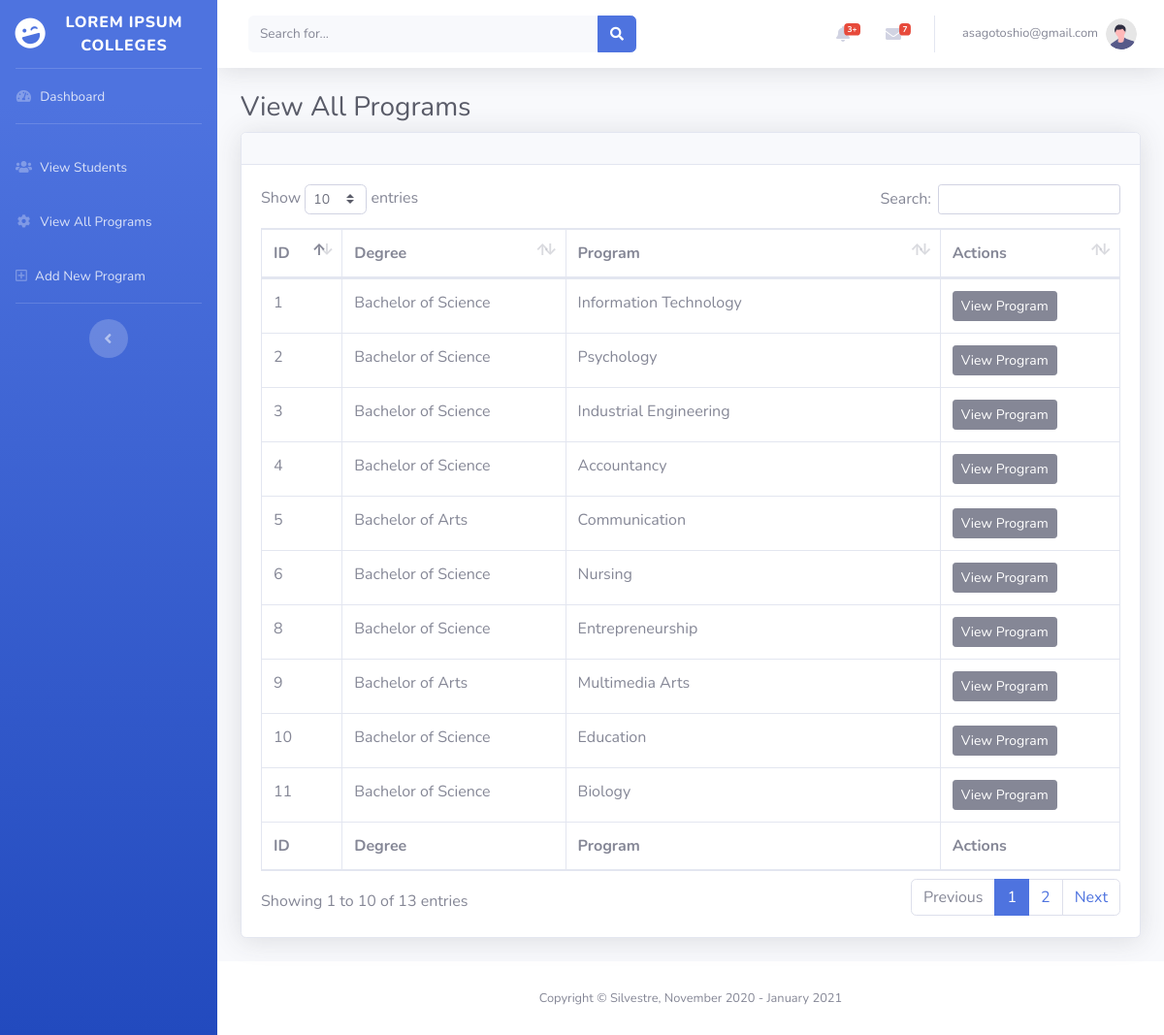
Page /admin/viewprograms.php (signed in) on the committed database.
### tables this page shows
CREATE TABLE `program` (
  `id` int(10) NOT NULL,
  `degree` varchar(100) NOT NULL,
  `coursename` varchar(100) NOT NULL,
  `subjectcode` varchar(10) NOT NULL,
  `subjectname` varchar(256) NOT NULL,
  `yearlevel` varchar(50) NOT NULL,
  `semester` varchar(50) NOT NULL
);

### admin/viewprograms.php (the view, shortened to what this page needs)
<!DOCTYPE html>
<html lang="en">
<?php
    include("connection.php");
?>
<head>
    <link href="vendor/fontawesome-free/css/all.min.css" rel="stylesheet" type="text/css">
    <link href="css/sb-admin-2.min.css" rel="stylesheet">
    <link href="vendor/datatables/dataTables.bootstrap4.min.css" rel="stylesheet">
</head>
<body id="page-top">
    <div id="wrapper">
        <ul class="navbar-nav bg-gradient-primary sidebar sidebar-dark accordion" id="accordionSidebar">
            <a class="sidebar-brand d-flex align-items-center justify-content-center" href="index.php">
                <div class="sidebar-brand-icon rotate-n-15">
                    <i class="fas fa-laugh-wink"></i>
                </div>
                <div class="sidebar-brand-text mx-3">Lorem Ipsum Colleges</div>
            </a>
            <hr class="sidebar-divider my-0">
            <li class="nav-item">
                <a class="nav-link" href="index.php">
                    <i class="fas fa-fw fa-tachometer-alt"></i>
                    <span>Dashboard</span></a>
            </li>
            <hr class="sidebar-divider">
            <li class="nav-item">
                <a class="nav-link collapsed" href="viewstudents.php" aria-expanded="true" aria-controls="collapseTwo">
                    <i class="fas fa-fw fa-users"></i>
                    <span>View Students</span>
                </a>
                <a class="nav-link collapsed" href="viewprograms.php" aria-expanded="true" aria-controls="collapseTwo">
                    <i class="fas fa-fw fa-cog"></i>
                    <span>View All Programs</span>
                </a>
                <a class="nav-link collapsed" href="addprogram.php" aria-expanded="true" aria-controls="collapseTwo">
                    <i class="far fa-plus-square"></i>
                    <span>Add New Program</span>
                </a>
            </li>
            <hr class="sidebar-divider d-none d-md-block">
            <div class="text-center d-none d-md-inline">
                <button class="rounded-circle border-0" id="sidebarToggle"></button>
            </div>
        </ul>
        <div id="content-wrapper" class="d-flex flex-column">
            <div id="content">
                <nav class="navbar navbar-expand navbar-light bg-white topbar mb-4 static-top shadow">
                    <form
                        class="d-none d-sm-inline-block form-inline mr-auto ml-md-3 my-2 my-md-0 mw-100 navbar-search">
                        <div class="input-group">
                            <input type="text" class="form-control bg-light border-0 small" placeholder="Search for..."
                                aria-label="Search" aria-describedby="basic-addon2">
                            <div class="input-group-append">
                                <button class="btn btn-primary" type="button">
                                    <i class="fas fa-search fa-sm"></i>
                                </button>
                            </div>
                        </div>
                    </form>
                    <ul class="navbar-nav ml-auto">
                        <li class="nav-item dropdown no-arrow mx-1">
                            <a class="nav-link dropdown-toggle" href="#" id="alertsDropdown" role="button"
                                data-toggle="dropdown" aria-haspopup="true" aria-expanded="false">
                                <i class="fas fa-bell fa-fw"></i>
                                <span class="badge badge-danger badge-counter">3+</span>
                            </a>
                        </li>
                        <li class="nav-item dropdown no-arrow mx-1">
                            <a class="nav-link dropdown-toggle" href="#" id="messagesDropdown" role="button"
                                data-toggle="dropdown" aria-haspopup="true" aria-expanded="false">
                                <i class="fas fa-envelope fa-fw"></i>
                                <span class="badge badge-danger badge-counter">7</span>
                            </a>
                        </li>
                        <li class="nav-item dropdown no-arrow">
                            <a class="nav-link dropdown-toggle" href="#" id="userDropdown" role="button"
                                data-toggle="dropdown" aria-haspopup="true" aria-expanded="false">
                                <span class="mr-2 d-none d-lg-inline text-gray-600 small">
                                    <?php echo $_SESSION["email_address"]; ?>
                                </span>
                                <img class="img-profile rounded-circle"
                                    src="img/undraw_profile.svg">
                            </a>
                        </li>
                    </ul>
                </nav>
                <div class="container-fluid">
                    <h1 class="h3 mb-2 text-gray-800">View All Programs</h1>
                    <div class="card shadow mb-4">
                        <div class="card-header py-3">
                        </div>
                        <div class="card-body">
                            <div class="table-responsive">
                                <table class="table table-bordered" id="dataTable" width="100%" cellspacing="0">
                                    <thead>
                                        <tr>
                                            <th>ID</th>
                                            <th>Degree</th>
                                            <th>Program</th>
                                            <th>Actions</th>
                                        </tr>
                                    </thead>
                                    <tfoot>
                                        <tr>
                                            <th>ID</th>
                                            <th>Degree</th>
                                            <th>Program</th>
                                            <th>Actions</th>
                                        </tr>
                                    </tfoot>
                                    <tbody>
                                        <?php
                                            $viewAllPrograms = "SELECT * FROM program";
                                            $viewConnect = mysqli_query($connect, $viewAllPrograms);
                                            while ($courseRows = mysqli_fetch_array($viewConnect)) {
                                                echo "<tr>";
                                                echo "<td>" . $courseRows['id'] . "</td>";
                                                echo "<td>" . $courseRows['degree'] . "</td>";
                                                echo "<td>" . $courseRows['coursename'] . "</td>";
                                        ?>
                                        <form action="program.php" method="GET">
                                            <td>
                                                <input type='button' value='View Program' class="btn btn-secondary btn-sm"
                                                    onclick="window.location = 'program.php?id=<?php echo $courseRows['id']?>&program=<?php echo $courseRows['coursename']?>' ">
                                            </td>
                                        </form>
                                        <?php
                                                echo "</tr>";
                                            }
                                        ?>
                                    </tbody>
                                </table>
                            </div>
                        </div>
                    </div>
                </div>
            </div>
            <footer class="sticky-footer bg-white">
                <div class="container my-auto">
                    <div class="copyright text-center my-auto">
                        <span>
                            Copyright &copy; Silvestre, November 2020 - <?php echo date("F") . " " . date("Y"); ?>
                        </span>
                    </div>
                </div>
            </footer>
        </div>
    </div>
</body>
</html>

### admin/connection.php (shortened to what this page needs)
<!DOCTYPE html>
<html>
<head>
</head>
<body>
</body>
</html>

### rows in the picture
program: id "1", degree "Bachelor of Science", coursename "Information Technology"
program: id "2", degree "Bachelor of Science", coursename "Psychology"
program: id "3", degree "Bachelor of Science", coursename "Industrial Engineering"
program: id "4", degree "Bachelor of Science", coursename "Accountancy"
program: id "5", degree "Bachelor of Arts", coursename "Communication"
program: id "6", degree "Bachelor of Science", coursename "Nursing"
program: id "8", degree "Bachelor of Science", coursename "Entrepreneurship"
program: id "9", degree "Bachelor of Arts", coursename "Multimedia Arts"
program: id "10", degree "Bachelor of Science", coursename "Education"
program: id "11", degree "Bachelor of Science", coursename "Biology"

### other values in the picture
$_SESSION["email_address"] "asagotoshio@gmail.com"
